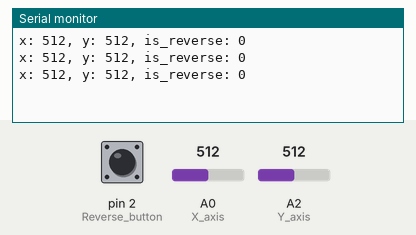
Bench run of a sketch on a simulated Arduino Uno, built with avr-gcc and run on an emulated ATmega328P. On the bench: the last lines printed to the serial monitor. Inputs (shaded band) come from the test bench; at power-on: A0 (X_axis) = 512, A2 (Y_axis) = 512, pin 2 (Reverse_button) LOW.

Above: at 1.3 s.
1.4 s: A0 (X_axis) set to 716
At 1.9 s:
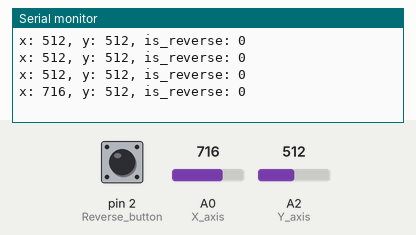
2.9 s: A2 (Y_axis) set to 716
At 3.4 s:
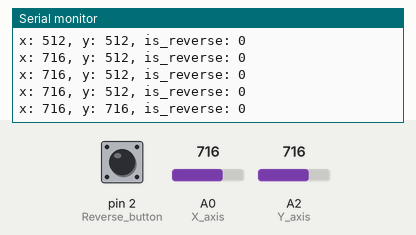
4.4 s: pin 2 (Reverse_button) pulled HIGH for 0.6 s
At 4.9 s:
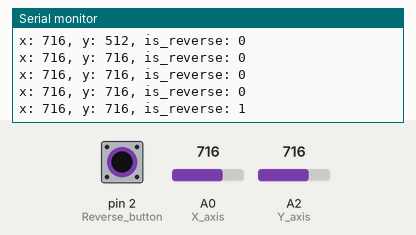
6.5 s: A0 (X_axis) set to 900
At 6.9 s:
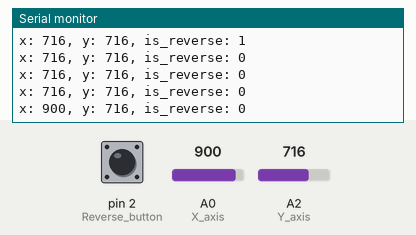
8.0 s: pin 2 (Reverse_button) pulled HIGH for 1 s
At 8.4 s:
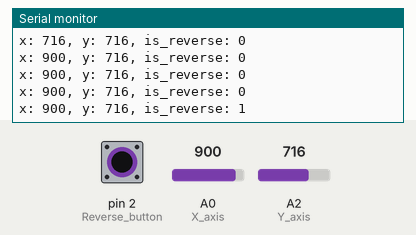
10.5 s: A2 (Y_axis) set to 900
At 10.9 s:
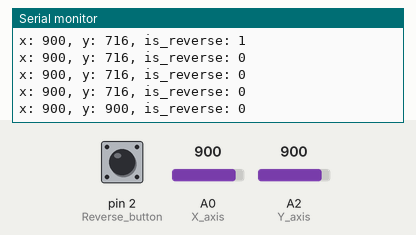
Timing chart, 0 to 13.0 s (numbered marks = the images above; inputs shaded):
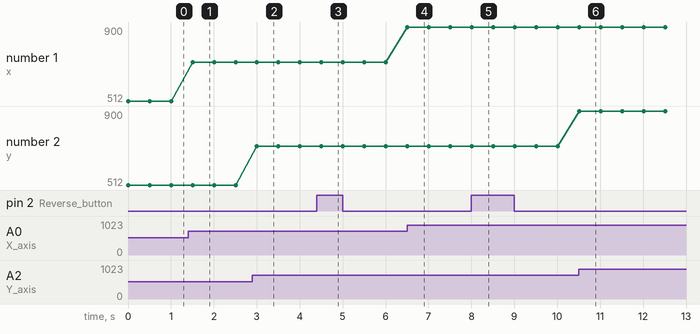

Measured:
- after the input at 1.4 s, the serial monitor: prints a new line after 0.10 s (image 1)
- after the input at 2.9 s, the serial monitor: prints a new line after 0.11 s (image 2)
- after the input at 4.4 s, the serial monitor: prints a new line after 0.11 s (image 3)
- after the input at 6.5 s, the serial monitor: prints a new line at once (image 4)
- after the input at 8.0 s, the serial monitor: prints a new line at once (image 5)
- after the input at 10.5 s, the serial monitor: prints a new line at once (image 6)
- plotted number 1: 512 → 716 after the input at 1.4 s, 716 → 900 after the input at 6.5 s

The sketch:

Test_Arduino_Shifter.ino
```cpp
// (licence header left out)
// Delay after each loop reading the input (in ms)
const int ControllerUpdateRate = 500;

void setup() {
  // Shifter analog input pins (make sure they are correctly plugged in Arduino)
  pinMode(A0, INPUT_PULLUP);   // X axis
  pinMode(A2, INPUT_PULLUP);   // Y axis
  pinMode(2, INPUT);           // Reverse button

  // Serial port to output values
  Serial.begin(9600);
}

void loop() {
  int x = analogRead(0);                // X axis
  int y = analogRead(2);                // Y axis
  int is_reverse = digitalRead(2);      // Reverse button

  char buffer[64];
  snprintf(buffer, sizeof(buffer), "x: %d, y: %d, is_reverse: %d", x, y, is_reverse);
  Serial.println(buffer);

  delay(ControllerUpdateRate);
}
```
